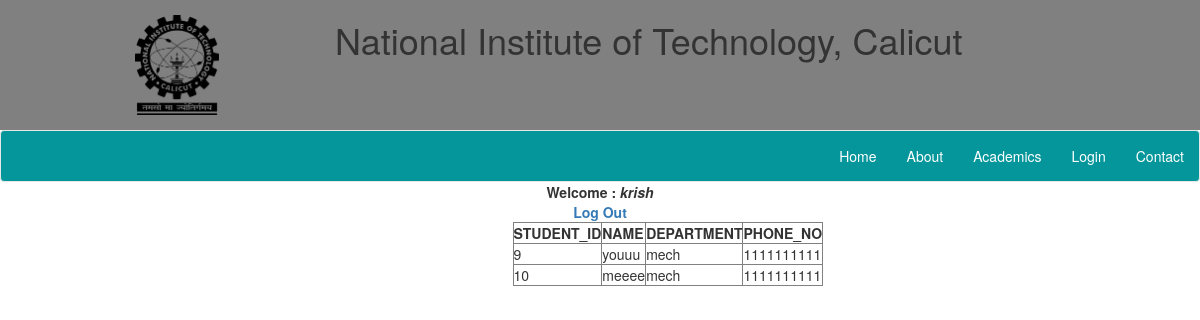
/profile.php (signed in), run on the app's committed database.
### tables this page shows
CREATE TABLE IF NOT EXISTS `teacher` (
  `id` int(11) NOT NULL AUTO_INCREMENT,
  `name` varchar(20) NOT NULL,
  `password` varchar(20) NOT NULL,
  `contact` varchar(10) NOT NULL,
  `department` varchar(5) NOT NULL,
  PRIMARY KEY (`id`)
);

CREATE TABLE IF NOT EXISTS `student` (
  `id` int(11) NOT NULL AUTO_INCREMENT,
  `name` varchar(20) NOT NULL,
  `contact` varchar(10) NOT NULL,
  `department` varchar(5) NOT NULL,
  PRIMARY KEY (`id`)
);

### session.php (called while the page is built, shortened)
<?php
$connection = mysql_connect("localhost", "root", "");
$user_check=$_SESSION['login_user'];
$ses_sql=mysql_query("select name , department from teacher where name='$user_check'", $connection);
$row = mysql_fetch_assoc($ses_sql);
$login_session =$row['name'];
?>

### profile.php (the view, shortened to what this page needs)
<?php
include('session.php');
?>
<!DOCTYPE html>
<html>
<head>
  <link href="css/bootstrap.css" type="text/css" rel="stylesheet">
  <link href="css/style.css" type="text/css" rel="stylesheet">
</head>
<body>
  <div class="header">
  		<div class="container">
        <div class="row">
          <div class="col-md-2">
              <a class="navbar-brand" href="index.html"><img style="padding-left: 90px;" src="images/nitc.png" height="100"></a>
          </div>
          <div class="col-md-9">
            <h1 class="nat">National Institute of Technology, Calicut</h1>
          </div>
        </div>
      </div>
    </div>
    <div class="contaier">
  				<div class="navbar navbar-default">
  					<div class="collapse navbar-collapse nav-wil" id="bs-example-navbar-collapse-1">
  						<ul class="nav navbar-nav navbar-right">
              <li><a class="hvr-overline-from-center " href="index.html">Home</a></li>
							<li><a class="hvr-overline-from-center " href="about.html">About</a></li>
							<li><a class="hvr-overline-from-center " href="academics.html">Academics</a></li>
							<li><a class="hvr-overline-from-center " href="login1.php">Login</a></li>
							<li><a class="hvr-overline-from-center " href="contact.html">Contact</a></li>
  						</ul>
  					</div>
  				</div>
  			</div>
        <div style="text-align: center;">
        <b >Welcome : <i><?php echo $login_session; ?></i></b><br>
        <b ><a href="logout.php">Log Out</a></b>
        </div>
        <div class="row">
      <div class="col-md-2 col-md-offset-5">
        <?php
					if(isset($_SESSION['dpt'])){
						$dpt=$_SESSION['dpt'];
                $connection = mysqli_connect("localhost", "root", "", "nitc");
	          			$query = "SELECT id,name,contact,department FROM student  WHERE department='$dpt'";
	          			$result = mysqli_query($connection, $query);
if (mysqli_num_rows($result) > 0) {
								echo '<table border=".1" align="middle" cellspacing="5"
							      cellpadding="8" >
								   <tr ><td class="row" align = "left"><b>STUDENT_ID</b></td>
								   <td class="row" align = "left"><b>NAME</b></td>
								   <td class="row" align = "left"><b>DEPARTMENT</b></td>
								   <td class="row" align = "left"><b>PHONE_NO</b></td></tr>';
							while($row = mysqli_fetch_assoc($result)){
							 echo '<tr><td align="left">'.$row['id'].
							     '</td><td align ="left">'.$row['name'].
								 '</td><td align ="left">'.$row['department'].
								 '</td><td align ="left">'.$row['contact'].'</tr>';
							}
            }
            }
        ?>
      </div>
  </div>
</body>
</html>

### css/style.css (style rules this page uses)
.navbar-default { background-color: #05969B; }
.header { height: 130px; background-color:grey; }
.navbar-default .navbar-right >li>a { color: white; }
.navbar { margin-bottom: 0; }
.nat { padding-top: 20; text-align: center; }

### data on the page
teacher: name "krish"
student: id "9", name "youuu", department "mech", contact "1111111111"
student: id "10", name "meeee", department "mech", contact "1111111111"
